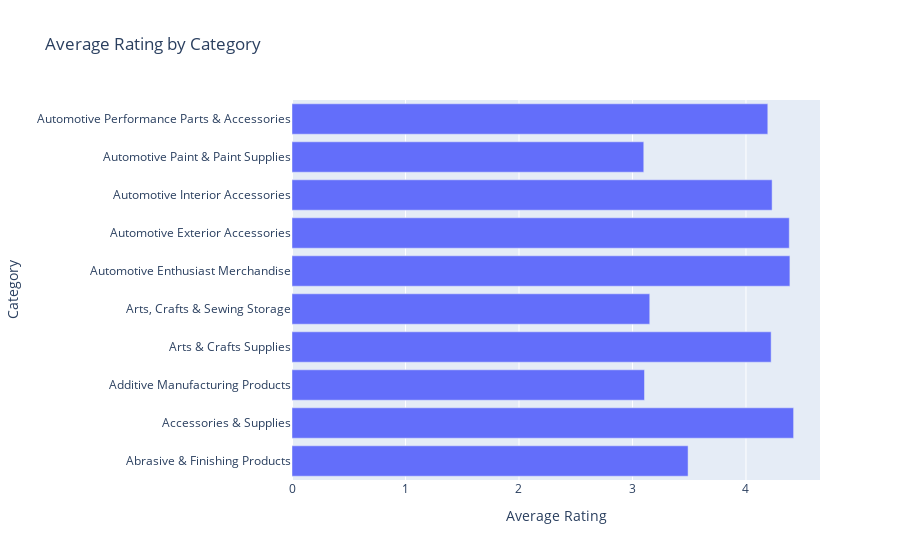

The notebook cell this image was saved under:
### Code cell
avg_rating_by_category = df3.groupby('category_name')['stars'].mean().reset_index()
avg_rating_by_category.columns = ['Category', 'Average Rating']


fig3 = px.bar(avg_rating_by_category.head(10), x='Average Rating', y='Category', orientation='h',
              title='Average Rating by Category',
              labels={'Average Rating': 'Average Rating'})

fig3.show()

### Figure 1 — Plotly figure (JSON) as saved in the notebook; plotly's stock layout.template omitted (floating-point values rounded to 4 significant figures)
{"data": [{"alignmentgroup": "True", "hovertemplate": "Average Rating=%{x}<br>Category=%{y}<extra></extra>", "legendgroup": "", "marker": {"color": "#636efa", "pattern": {"shape": ""}}, "name": "", "offsetgroup": "", "orientation": "h", "showlegend": false, "textposition": "auto", "type": "bar", "x": [3.49, 4.42, 3.106, 4.222, 3.152, 4.387, 4.381, 4.23, 3.099, 4.192], "xaxis": "x", "y": ["Abrasive & Finishing Products", "Accessories & Supplies", "Additive Manufacturing Products", "Arts & Crafts Supplies", "Arts, Crafts & Sewing Storage", "Automotive Enthusiast Merchandise", "Automotive Exterior Accessories", "Automotive Interior Accessories", "Automotive Paint & Paint Supplies", "Automotive Performance Parts & Accessories"], "yaxis": "y"}], "layout": {"autosize": true, "barmode": "relative", "legend": {"tracegroupgap": 0}, "title": {"text": "Average Rating by Category"}, "xaxis": {"anchor": "y", "autorange": true, "domain": [0, 1], "range": [0, 4.652], "title": {"text": "Average Rating"}, "type": "linear"}, "yaxis": {"anchor": "x", "autorange": true, "domain": [0, 1], "range": [-0.5, 9.5], "title": {"text": "Category"}, "type": "category"}}}
